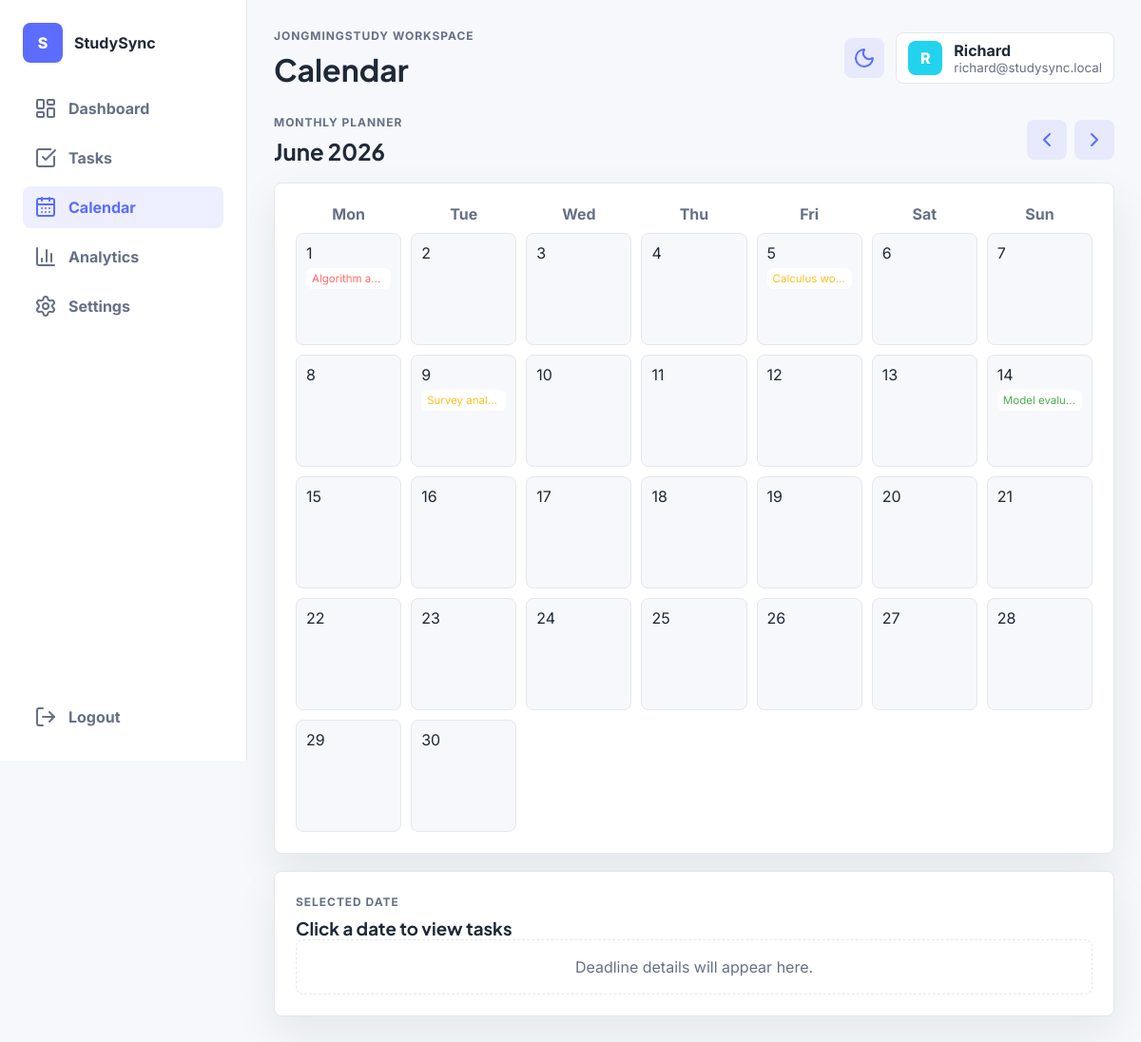
/calendar.php?month=6&year=2026 (signed in), run on the app's committed database.
### tables this page shows
CREATE TABLE users (
    id INT AUTO_INCREMENT PRIMARY KEY,
    name VARCHAR(50) NOT NULL UNIQUE,
    email VARCHAR(100) NOT NULL UNIQUE,
    password VARCHAR(100) NOT NULL,
    avatar_color VARCHAR(20) NOT NULL,
    created_at TIMESTAMP DEFAULT CURRENT_TIMESTAMP
);

CREATE TABLE tasks (
    id INT AUTO_INCREMENT PRIMARY KEY,
    user_id INT NOT NULL,
    category_id INT NOT NULL,
    title VARCHAR(150) NOT NULL,
    description TEXT,
    priority ENUM('Low', 'Medium', 'High') NOT NULL DEFAULT 'Medium',
    deadline DATE NOT NULL,
    progress INT NOT NULL DEFAULT 0,
    status ENUM('Not Started', 'In Progress', 'Completed', 'Overdue') NOT NULL DEFAULT 'Not Started',
    created_at TIMESTAMP DEFAULT CURRENT_TIMESTAMP,
    updated_at TIMESTAMP DEFAULT CURRENT_TIMESTAMP ON UPDATE CURRENT_TIMESTAMP,
    FOREIGN KEY (user_id) REFERENCES users(id) ON DELETE CASCADE,
    FOREIGN KEY (category_id) REFERENCES categories(id) ON DELETE CASCADE
);

### includes/helpers.php (called while the page is built, shortened)
<?php
function e(string $value): string
{
    return htmlspecialchars($value, ENT_QUOTES, 'UTF-8');
}
function priority_class(string $priority): string
{
    return strtolower($priority);
}
function get_user_tasks(PDO $pdo, int $userId): array
{
    $stmt = $pdo->prepare(
        'SELECT tasks.*, categories.name AS category_name, categories.icon, categories.color
         FROM tasks
         JOIN categories ON tasks.category_id = categories.id
         WHERE tasks.user_id = ?
         ORDER BY tasks.deadline ASC'
    );
    $stmt->execute([$userId]);
    return $stmt->fetchAll();
}

### includes/auth.php (called while the page is built, shortened)
<?php
require_once __DIR__ . '/db.php';
function is_logged_in(): bool
{
    return isset($_SESSION['user_id']);
}
function current_user(): ?array
{
    global $pdo;
    $stmt = $pdo->prepare('SELECT id, name, email, avatar_color FROM users WHERE id = ?');
    $stmt->execute([$_SESSION['user_id']]);
    return $stmt->fetch() ?: null;
}

### calendar.php (the view, shortened to what this page needs)
<?php
$pageTitle = 'Calendar';
require_once __DIR__ . '/includes/header.php';
$tasks = get_user_tasks($pdo, (int) $user['id']);
$month = isset($_GET['month']) ? (int) $_GET['month'] : (int) date('m');
$year = isset($_GET['year']) ? (int) $_GET['year'] : (int) date('Y');
$firstDay = strtotime("$year-$month-01");
$daysInMonth = (int) date('t', $firstDay);
$prevMonth = $month === 1 ? 12 : $month - 1;
$prevYear = $month === 1 ? $year - 1 : $year;
$nextMonth = $month === 12 ? 1 : $month + 1;
$nextYear = $month === 12 ? $year + 1 : $year;
$tasksByDate = [];
foreach ($tasks as $task) {
    $tasksByDate[$task['deadline']][] = $task;
}
?>
<section class="page-actions">
    <div>
        <p class="eyebrow">Monthly planner</p>
        <h2><?php echo date('F Y', $firstDay); ?></h2>
    </div>
    <div class="month-nav">
        <a class="icon-btn" href="calendar.php?month=<?php echo $prevMonth; ?>&year=<?php echo $prevYear; ?>" aria-label="Previous month"><i data-lucide="chevron-left"></i></a>
        <a class="icon-btn" href="calendar.php?month=<?php echo $nextMonth; ?>&year=<?php echo $nextYear; ?>" aria-label="Next month"><i data-lucide="chevron-right"></i></a>
    </div>
</section>
<section class="card calendar-card">
    <div class="calendar-grid calendar-weekdays">
        <?php foreach (['Mon', 'Tue', 'Wed', 'Thu', 'Fri', 'Sat', 'Sun'] as $day): ?>
            <strong><?php echo $day; ?></strong>
        <?php endforeach; ?>
    </div>
    <div class="calendar-grid">
        <?php for ($day = 1; $day <= $daysInMonth; $day++): ?>
            <?php
            $date = sprintf('%04d-%02d-%02d', $year, $month, $day);
            $dayTasks = $tasksByDate[$date] ?? [];
            $isToday = $date === date('Y-m-d');
            ?>
            <button class="calendar-day <?php echo $isToday ? 'today' : ''; ?>" type="button" data-date="<?php echo $date; ?>">
                <span><?php echo $day; ?></span>
                <?php foreach (array_slice($dayTasks, 0, 3) as $task): ?>
                    <small class="<?php echo priority_class($task['priority']); ?>"><?php echo e($task['title']); ?></small>
                <?php endforeach; ?>
            </button>
        <?php endfor; ?>
    </div>
</section>
<section class="card" id="selectedDatePanel">
    <div class="section-heading">
        <div>
            <p class="eyebrow">Selected date</p>
            <h3 id="selectedDateTitle">Click a date to view tasks</h3>
        </div>
    </div>
    <div class="task-list compact" id="selectedDateTasks">
        <div class="empty-state">Deadline details will appear here.</div>
    </div>
</section>
<?php include __DIR__ . '/includes/footer.php'; ?>

### includes/header.php (shortened to what this page needs)
<?php
require_once __DIR__ . '/auth.php';
require_once __DIR__ . '/helpers.php';
$user = current_user();
$pageTitle = $pageTitle ?? 'JONGMINGStudy';
?>
<!DOCTYPE html>
<html lang="en">
<head>
    <link rel="stylesheet" href="css/style.css">
</head>
<body>
    <div class="app-shell">
        <?php include __DIR__ . '/sidebar.php'; ?>
        <main class="main-content">
            <header class="topbar">
                <div>
                    <p class="eyebrow">JONGMINGStudy workspace</p>
                    <h1><?php echo e($pageTitle); ?></h1>
                </div>
                <div class="topbar-actions">
                    <button class="icon-btn" id="themeToggle" type="button" aria-label="Toggle dark mode">
                        <i data-lucide="moon"></i>
                    </button>
                    <div class="profile-chip">
                        <span style="background: <?php echo e($user['avatar_color']); ?>"><?php echo e(substr($user['name'], 0, 1)); ?></span>
                        <div>
                            <strong><?php echo e($user['name']); ?></strong>
                            <small><?php echo e($user['email']); ?></small>
                        </div>
                    </div>
                </div>
            </header>

### css/style.css (style rules this page uses)
:root { --bg: #F6F8FB; --card: #FFFFFF; --primary: #5B6CFF; --accent: #7C4DFF; --text: #1F2937; --muted: #667085; --border: #E5E7EB; --red: #FF6B6B; --green: #4CAF50; --yellow: #FBBF24; --shadow: 0 18px 45px rgba(31, 41, 55, 0.08); }
* { box-sizing: border-box; }
body { margin: 0; min-height: 100vh; background: var(--bg); color: var(--text); font-family: "Inter", sans-serif; }
h1, h2, h3 { margin: 0; font-family: "Plus Jakarta Sans", sans-serif; letter-spacing: 0; }
p { color: var(--muted); line-height: 1.6; }
a { color: inherit; text-decoration: none; }
button, input, select, textarea { font: inherit; }
.login-preview span, .demo-users p, .eyebrow { display: block; margin: 0 0 6px; color: var(--muted); font-size: 0.75rem; font-weight: 700; letter-spacing: 0.08em; text-transform: uppercase; }
.login-card-header, .section-heading, .page-actions, .topbar, .task-card-top, .task-meta, .task-actions, .setting-row { display: flex; align-items: center; justify-content: space-between; gap: 16px; }
.btn, .icon-btn { display: inline-flex; align-items: center; justify-content: center; gap: 8px; border: 0; border-radius: 8px; cursor: pointer; transition: transform 0.18s ease, box-shadow 0.18s ease, background 0.18s ease; }
.icon-btn { width: 42px; height: 42px; background: rgba(91, 108, 255, 0.1); color: var(--primary); }
.app-shell { display: grid; grid-template-columns: 260px 1fr; min-height: 100vh; }
.main-content { padding: 28px; }
.topbar { margin-bottom: 26px; }
.topbar h1 { font-size: 2rem; }
.topbar-actions { display: flex; align-items: center; gap: 12px; }
.profile-chip { display: flex; align-items: center; gap: 12px; padding: 8px 12px; border: 1px solid var(--border); border-radius: 8px; background: var(--card); }
.profile-chip span, .profile-avatar { display: grid; place-items: center; color: white; font-weight: 800; }
.profile-chip span { width: 36px; height: 36px; border-radius: 8px; }
.profile-chip small { display: block; color: var(--muted); }
.card, .welcome-card, .metric-card, .task-card { border: 1px solid var(--border); border-radius: 8px; background: var(--card); box-shadow: var(--shadow); }
.card { padding: 22px; }
.task-list, .timeline-list { display: grid; gap: 12px; }
.priority-dot.low, .priority-label.low, .calendar-day small.low { color: var(--green); }
.priority-dot.medium, .priority-label.medium, .calendar-day small.medium { color: var(--yellow); }
.priority-dot.high, .priority-label.high, .calendar-day small.high { color: var(--red); }
.page-actions { margin-bottom: 18px; }
.calendar-card { margin-bottom: 18px; }
.calendar-grid { display: grid; grid-template-columns: repeat(7, minmax(0, 1fr)); gap: 10px; }
.calendar-weekdays { margin-bottom: 10px; color: var(--muted); text-align: center; }
.calendar-day { min-height: 118px; display: flex; flex-direction: column; align-items: stretch; gap: 6px; border: 1px solid var(--border); border-radius: 8px; padding: 10px; background: var(--bg); color: var(--text); text-align: left; }
.calendar-day small { overflow: hidden; padding: 4px 6px; border-radius: 6px; background: var(--card); font-size: 0.72rem; text-overflow: ellipsis; white-space: nowrap; }
.month-nav { display: flex; gap: 8px; }
.empty-state { padding: 18px; border: 1px dashed var(--border); border-radius: 8px; color: var(--muted); text-align: center; }

### data on the page
users: name "R", name "Richard", email "richard@studysync.local"
tasks: title "Algorithm a…"
tasks: title "Calculus wo…"
tasks: title "Survey anal…"
tasks: title "Model evalu…"

### other printed values
$item['label'] "Dashboard"
$item['label'] "Tasks"
$item['label'] "Calendar"
$item['label'] "Analytics"
$item['label'] "Settings"
$pageTitle "Calendar"
date('F Y', $firstDay) "June 2026"
$day "Mon"
$day "Tue"
$day "Wed"
$day "Thu"
$day "Fri"
$day "Sat"
$day "Sun"
